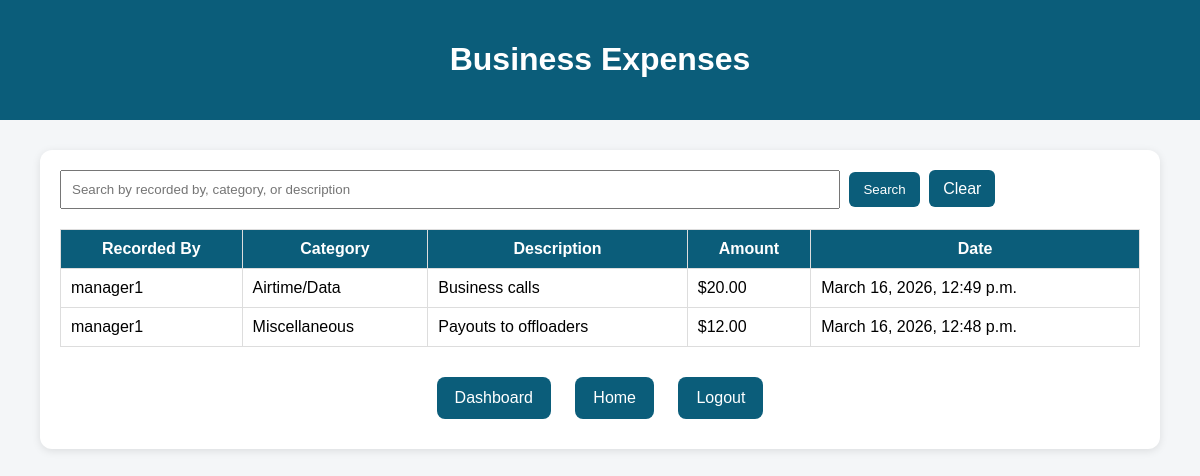
The page /expenses/ (signed in) on the database its author committed.
### core/models.py (models this page shows, shortened)
class Expense(models.Model):
    CATEGORY_CHOICES = [
        ('Transport', 'Transport'),
        ('Rent', 'Rent'),
        ('Wages', 'Wages'),
        ('Electricity', 'Electricity'),
        ('Airtime/Data', 'Airtime/Data'),
        ('Maintenance', 'Maintenance'),
        ('Miscellaneous', 'Miscellaneous'),
    ]
    recorded_by = models.CharField(max_length=200)
    category = models.CharField(max_length=50, choices=CATEGORY_CHOICES)
    description = models.CharField(max_length=255)
    amount = models.DecimalField(max_digits=10, decimal_places=2)
    expense_date = models.DateTimeField(auto_now_add=True)

### core/views.py (the view)
# urls.py: path('expenses/', views.expenses, name='expenses'),
@login_required
def expenses(request):
    if not hasattr(request.user, 'userprofile'):
        return redirect('home')
    role = request.user.userprofile.role
    if role not in ['CEO', 'Manager']:
        return redirect('home')
    query = request.GET.get('q', '')
    expenses = Expense.objects.all().order_by('-expense_date')
    if query:
        expenses = expenses.filter(
            Q(recorded_by__icontains=query) |
            Q(category__icontains=query) |
            Q(description__icontains=query)
        )
    return render(request, 'core/expenses.html', {
        'expenses': expenses,
        'query': query
    })

### core/templates/core/expenses.html (shortened to what this page needs)
<!DOCTYPE html>
<html>
<head>
</head>
<body>
    <div class="header">
        <h1>Business Expenses</h1>
    </div>
    <div class="container">
        <form method="GET" class="search-box">
            <input type="text" name="q" placeholder="Search by recorded by, category, or description" value="{{ query }}">
            <button type="submit">Search</button>
            <a href="/expenses/">Clear</a>
        </form>
        <table>
            <tr>
                <th>Recorded By</th>
                <th>Category</th>
                <th>Description</th>
                <th>Amount</th>
                <th>Date</th>
            </tr>
            {% for expense in expenses %}
            <tr>
                <td>{{ expense.recorded_by }}</td>
                <td>{{ expense.category }}</td>
                <td>{{ expense.description }}</td>
                <td>${{ expense.amount }}</td>
                <td>{{ expense.expense_date }}</td>
            </tr>
            {% empty %}
            <tr>
                <td colspan="5">No expenses found</td>
            </tr>
            {% endfor %}
        </table>
        <div class="nav">
            <a href="/dashboard/">Dashboard</a>
            <a href="/home/">Home</a>
            <a href="/logout/">Logout</a>
        </div>
    </div>
</body>
</html>

### core/templates/core/expenses.html (style rules this page uses)
body { font-family: Arial, sans-serif; background-color: #f4f6f8; margin: 0; padding: 0; }
.header { background-color: #0b5d7a; color: white; padding: 20px; text-align: center; }
.container { width: 90%; margin: 30px auto; background: white; padding: 20px; border-radius: 12px; box-shadow: 0 2px 8px rgba(0,0,0,0.1); }
.search-box { margin-bottom: 20px; }
.search-box input { width: 70%; padding: 10px; }
.search-box button, .search-box a { padding: 10px 14px; background-color: #0b5d7a; color: white; text-decoration: none; border: none; border-radius: 6px; margin-left: 5px; cursor: pointer; }
table { width: 100%; border-collapse: collapse; }
table, th, td { border: 1px solid #ddd; }
th { background-color: #0b5d7a; color: white; padding: 10px; }
td { padding: 10px; }
.nav { margin-top: 20px; text-align: center; }
.nav a { display: inline-block; margin: 10px; padding: 12px 18px; background-color: #0b5d7a; color: white; text-decoration: none; border-radius: 8px; }

### rows shown on the page
Expense: recorded_by "manager1", category "Airtime/Data", description "Business calls", amount "20.00", expense_date "March 16, 2026, 12:49 p.m."
Expense: recorded_by "manager1", category "Miscellaneous", description "Payouts to offloaders", amount "12.00", expense_date "March 16, 2026, 12:48 p.m."
